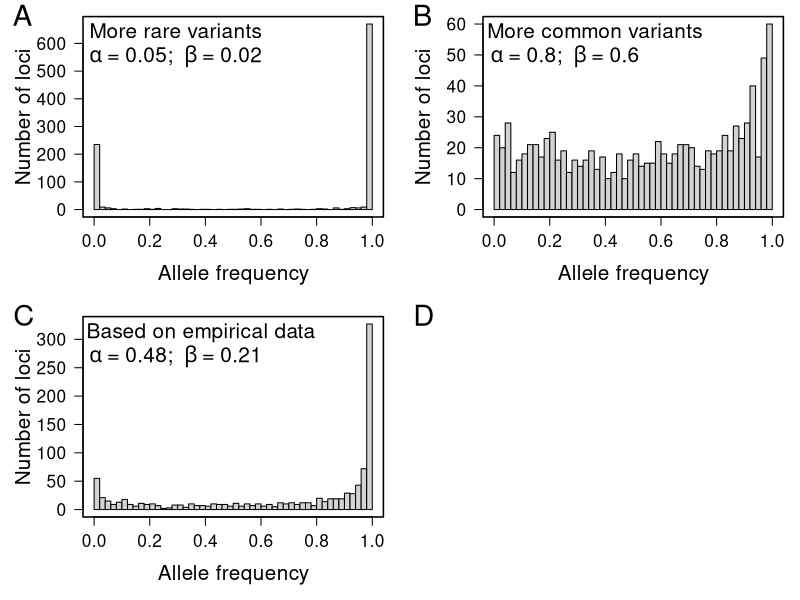

The R source for this figure:
##########################################
## conceptual_fig.R
##########################################

## JPJ 8/8/24

## Purpose: to make a conceptual figure showing the different SFS
	## NOTE: one panel left blank; hatchery flow chart will go there
## Usage: Rscript conceptual_fig.R

set.seed(17)

rare <- rbeta(1000, 0.05, 0.02)
common <- rbeta(1000, 0.8, 0.6)
empirical <- rbeta(1000, 0.48, 0.21)


pdf(height=8, width=8, file="conceptual_base.pdf")
par(mar=c(5,5,1,1), mfrow=c(2,2))
hist(rare, breaks=50, main="", xlab="Allele frequency", ylab="Number of loci", cex.axis=1.25, cex.lab=1.5, las=1); box(lwd=1.5)
mtext("More rare variants", line=-1.5, adj=0.05, cex=1.25)
mtext(expression(alpha~"= 0.05; "~beta~"= 0.02"), line=-3.25, adj=0.05, cex=1.25)
mtext("A", line=-0.75, adj=-0.25, cex=1.75)
hist(common, breaks=50, main="", xlab="Allele frequency", ylab="Number of loci", cex.axis=1.25, cex.lab=1.5, las=1); box(lwd=1.5)
mtext("More common variants", line=-1.5, adj=0.05, cex=1.25)
mtext(expression(alpha~"= 0.8; "~beta~"= 0.6"), line=-3.25, adj=0.05, cex=1.25)
mtext("B", line=-0.75, adj=-0.25, cex=1.75)
hist(empirical, breaks=50, main="", xlab="Allele frequency", ylab="Number of loci", cex.axis=1.25, cex.lab=1.5, las=1); box(lwd=1.5)
mtext("Based on empirical data", line=-1.5, adj=0.05, cex=1.25)
mtext(expression(alpha~"= 0.48; "~beta~"= 0.21"), line=-3.25, adj=0.05, cex=1.25)
mtext("C", line=-0.75, adj=-0.25, cex=1.75)
plot.new()
mtext("D", line=-0.75, adj=-0.25, cex=1.75)
dev.off()









